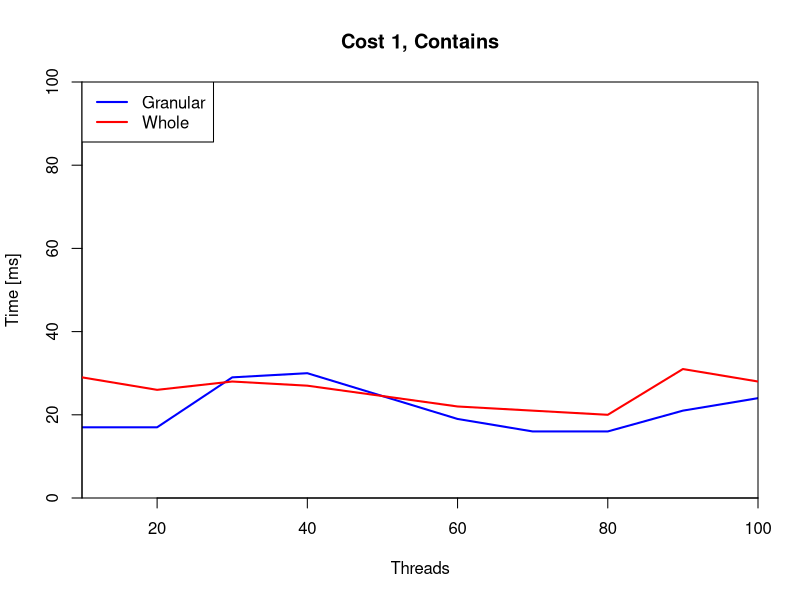
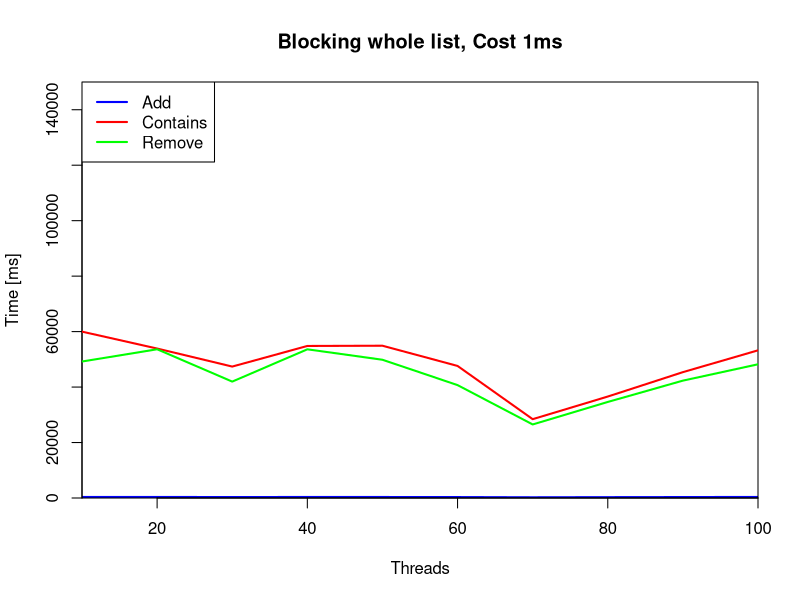
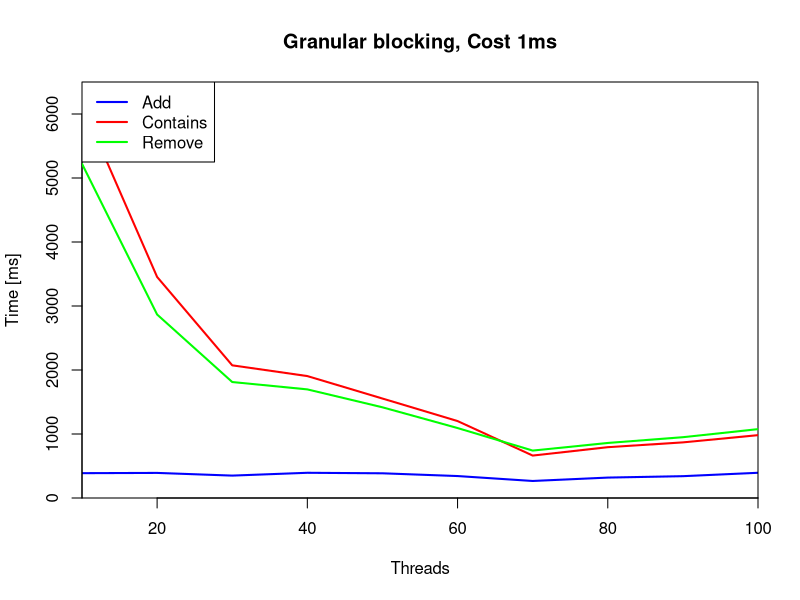
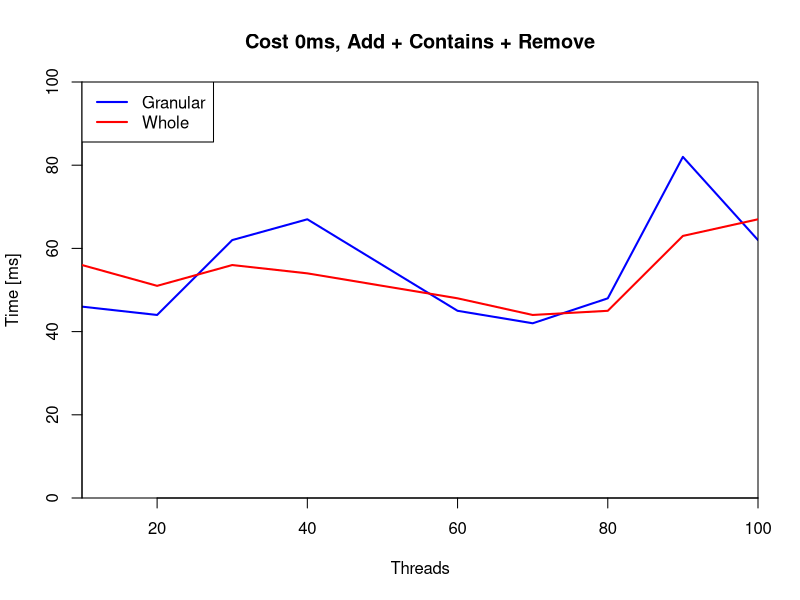
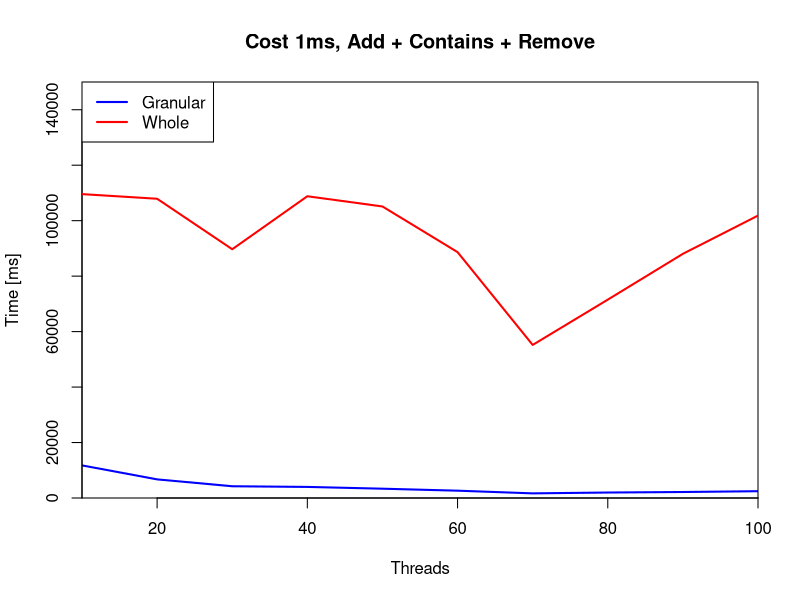
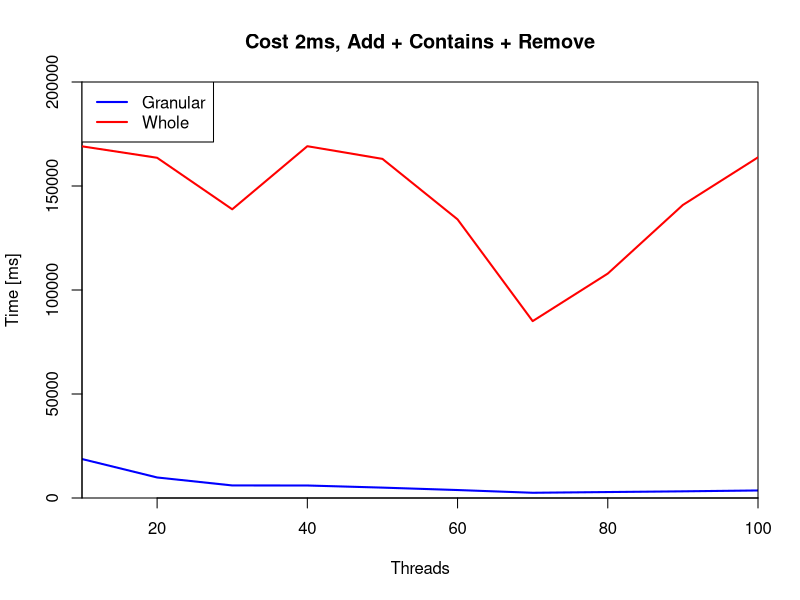
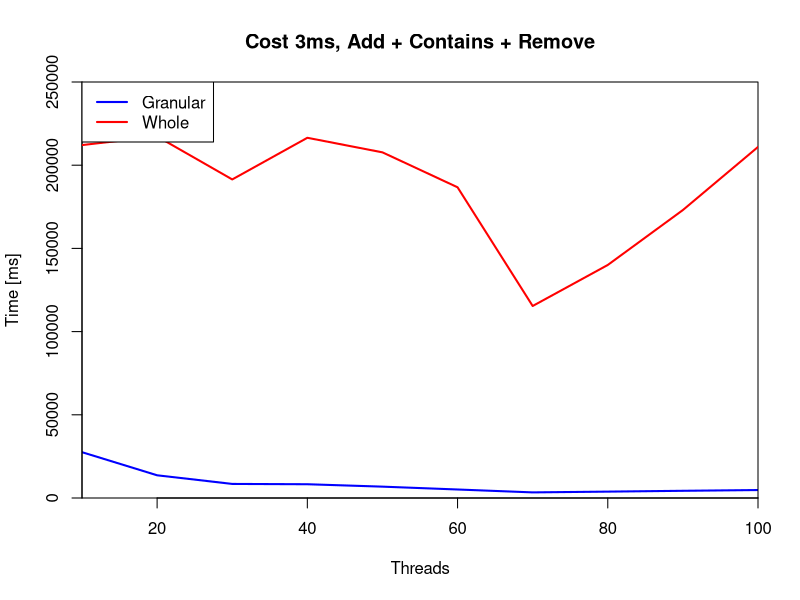
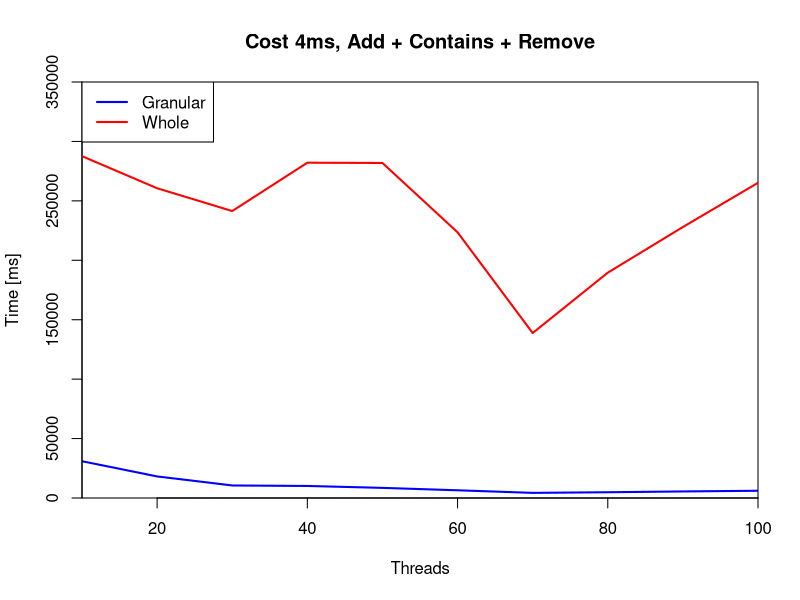

Write R code to recreate these figures, in order.
## ---- chunk 1
data <- read.table("wyniki_nowe_edited.txt", header=T)[1:9, ]
plot(data$threads, data$randomContainsGranular, type="l", main="Cost 1, Contains", 
    ylim=c(0, 100), xaxs="i", yaxs="i", col="blue", 
    lwd=2, xlab="Threads", ylab="Time [ms]")
lines(data$threads, data$randomContainsWhole, lwd=2, col="red") 
legend("topleft", legend=c("Granular","Whole"), 
    lwd=c(2,2), col=c("blue","red"))
## ---- chunk 2
data <- read.table("wyniki_nowe_edited.txt", header=T)[10:19, ]
plot(data$threads, data$randomAddWhole, type="l", main="Blocking whole list, Cost 1ms", 
    ylim=c(0, 150000), xaxs="i", yaxs="i", col="blue", 
    lwd=2, xlab="Threads", ylab="Time [ms]")
lines(data$threads, data$randomContainsWhole, lwd=2, col="red") 
lines(data$threads, data$randomRemoveWhole, lwd=2, col="green") 
legend("topleft", legend=c("Add","Contains","Remove"), 
    lwd=c(2,2,2), col=c("blue","red", "green"))
## ---- chunk 3
data <- read.table("wyniki_nowe_edited.txt", header=T)[10:19, ]
plot(data$threads, data$randomAddGranular, type="l", main="Granular blocking, Cost 1ms", 
    ylim=c(0, 6500), xaxs="i", yaxs="i", col="blue", 
    lwd=2, xlab="Threads", ylab="Time [ms]")
lines(data$threads, data$randomContainsGranular, lwd=2, col="red") 
lines(data$threads, data$randomRemoveGranular, lwd=2, col="green") 
legend("topleft", legend=c("Add","Contains","Remove"), 
    lwd=c(2,2,2), col=c("blue","red", "green"))
## ---- chunk 4
data <- read.table("wyniki_nowe_edited.txt", header=T)[1:9, ]
plot(data$threads, data$randomAddGranular + data$randomContainsGranular + data$randomRemoveGranular, type="l", main="Cost 0ms, Add + Contains + Remove", 
    ylim=c(0, 100), xaxs="i", yaxs="i", col="blue", 
    lwd=2, xlab="Threads", ylab="Time [ms]")
lines(data$threads, data$randomAddWhole + data$randomContainsWhole + data$randomRemoveWhole, lwd=2, col="red") 
legend("topleft", legend=c("Granular","Whole"), 
    lwd=c(2,2), col=c("blue","red"))
## ---- chunk 5
data <- read.table("wyniki_nowe_edited.txt", header=T)[10:19, ]
plot(data$threads, data$randomAddGranular + data$randomContainsGranular + data$randomRemoveGranular, type="l", main="Cost 1ms, Add + Contains + Remove", 
    ylim=c(0, 150000), xaxs="i", yaxs="i", col="blue", 
    lwd=2, xlab="Threads", ylab="Time [ms]")
lines(data$threads, data$randomAddWhole + data$randomContainsWhole + data$randomRemoveWhole, lwd=2, col="red") 
legend("topleft", legend=c("Granular","Whole"), 
    lwd=c(2,2), col=c("blue","red"))
## ---- chunk 6
data <- read.table("wyniki_nowe_edited.txt", header=T)[20:29, ]
plot(data$threads, data$randomAddGranular + data$randomContainsGranular + data$randomRemoveGranular, type="l", main="Cost 2ms, Add + Contains + Remove", 
    ylim=c(0, 200000), xaxs="i", yaxs="i", col="blue", 
    lwd=2, xlab="Threads", ylab="Time [ms]")
lines(data$threads, data$randomAddWhole + data$randomContainsWhole + data$randomRemoveWhole, lwd=2, col="red") 
legend("topleft", legend=c("Granular","Whole"), 
    lwd=c(2,2), col=c("blue","red"))
## ---- chunk 7
data <- read.table("wyniki_nowe_edited.txt", header=T)[30:39, ]
plot(data$threads, data$randomAddGranular + data$randomContainsGranular + data$randomRemoveGranular, type="l", main="Cost 3ms, Add + Contains + Remove", 
    ylim=c(0, 250000), xaxs="i", yaxs="i", col="blue", 
    lwd=2, xlab="Threads", ylab="Time [ms]")
lines(data$threads, data$randomAddWhole + data$randomContainsWhole + data$randomRemoveWhole, lwd=2, col="red") 
legend("topleft", legend=c("Granular","Whole"), 
    lwd=c(2,2), col=c("blue","red"))
## ---- chunk 8
data <- read.table("wyniki_nowe_edited.txt", header=T)[40:49, ]
plot(data$threads, data$randomAddGranular + data$randomContainsGranular + data$randomRemoveGranular, type="l", main="Cost 4ms, Add + Contains + Remove", 
    ylim=c(0, 350000), xaxs="i", yaxs="i", col="blue", 
    lwd=2, xlab="Threads", ylab="Time [ms]")
lines(data$threads, data$randomAddWhole + data$randomContainsWhole + data$randomRemoveWhole, lwd=2, col="red") 
legend("topleft", legend=c("Granular","Whole"), 
    lwd=c(2,2), col=c("blue","red"))
## ---- chunk 9
data <- read.table("wyniki_nowe_edited.txt", header=T)[50:59, ]
plot(data$threads, data$randomAddGranular + data$randomContainsGranular + data$randomRemoveGranular, type="l", main="Cost 5ms, Add + Contains + Remove", 
    ylim=c(0, 500000), xaxs="i", yaxs="i", col="blue", 
    lwd=2, xlab="Threads", ylab="Time [ms]")
lines(data$threads, data$randomAddWhole + data$randomContainsWhole + data$randomRemoveWhole, lwd=2, col="red") 
legend("topleft", legend=c("Granular","Whole"), 
    lwd=c(2,2), col=c("blue","red"))
## ---- chunk 10
data <- read.table("wyniki_nowe_edited.txt", header=T)[50:59, ]
plot(data$threads, data$randomAddGranular + data$randomContainsGranular + data$randomRemoveGranular, type="l", main="Cost 5ms, Add + Contains + Remove", 
    ylim=c(0, 50000), xaxs="i", yaxs="i", col="blue", 
    lwd=2, xlab="Threads", ylab="Time [ms]")
legend("topleft", legend=c("Granular"), 
    lwd=c(2), col=c("blue"))
